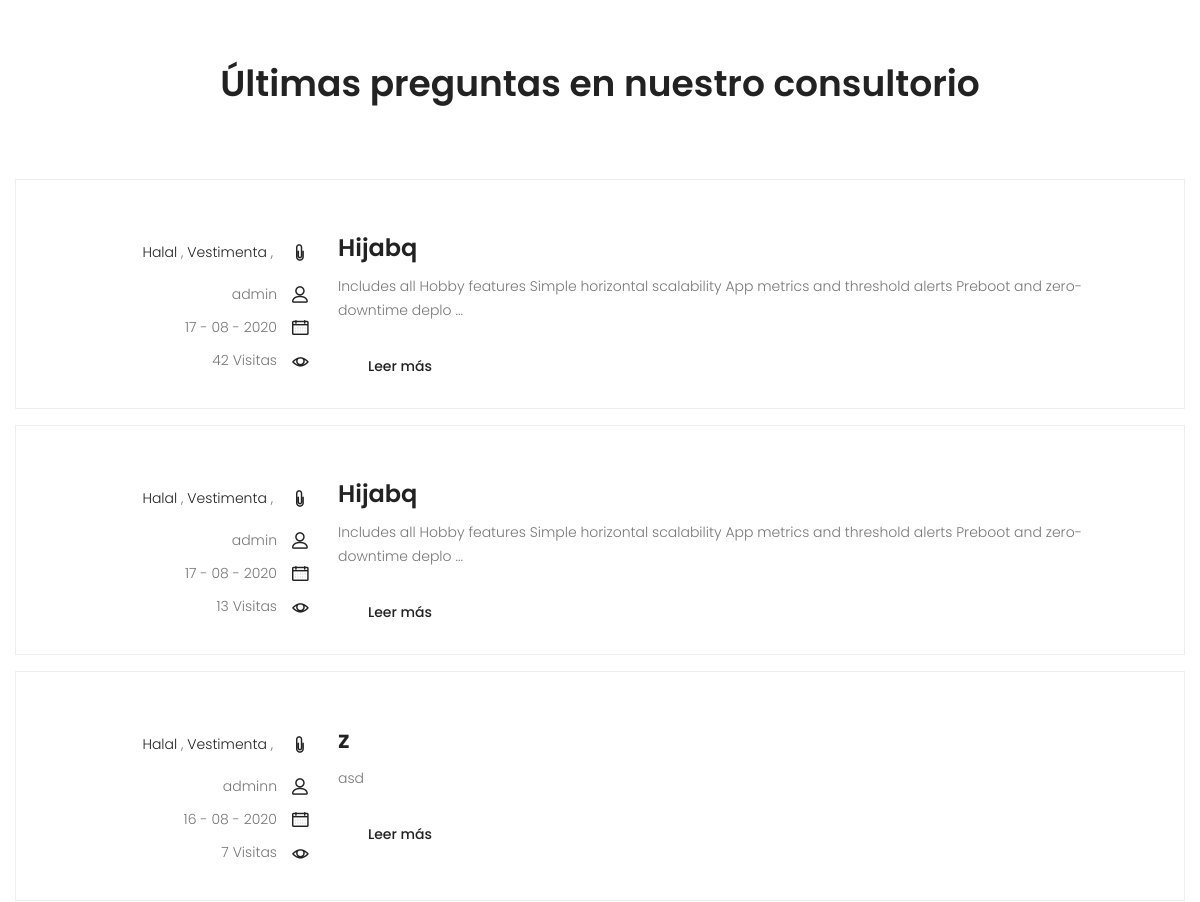
The app's page / (middle part), older data.
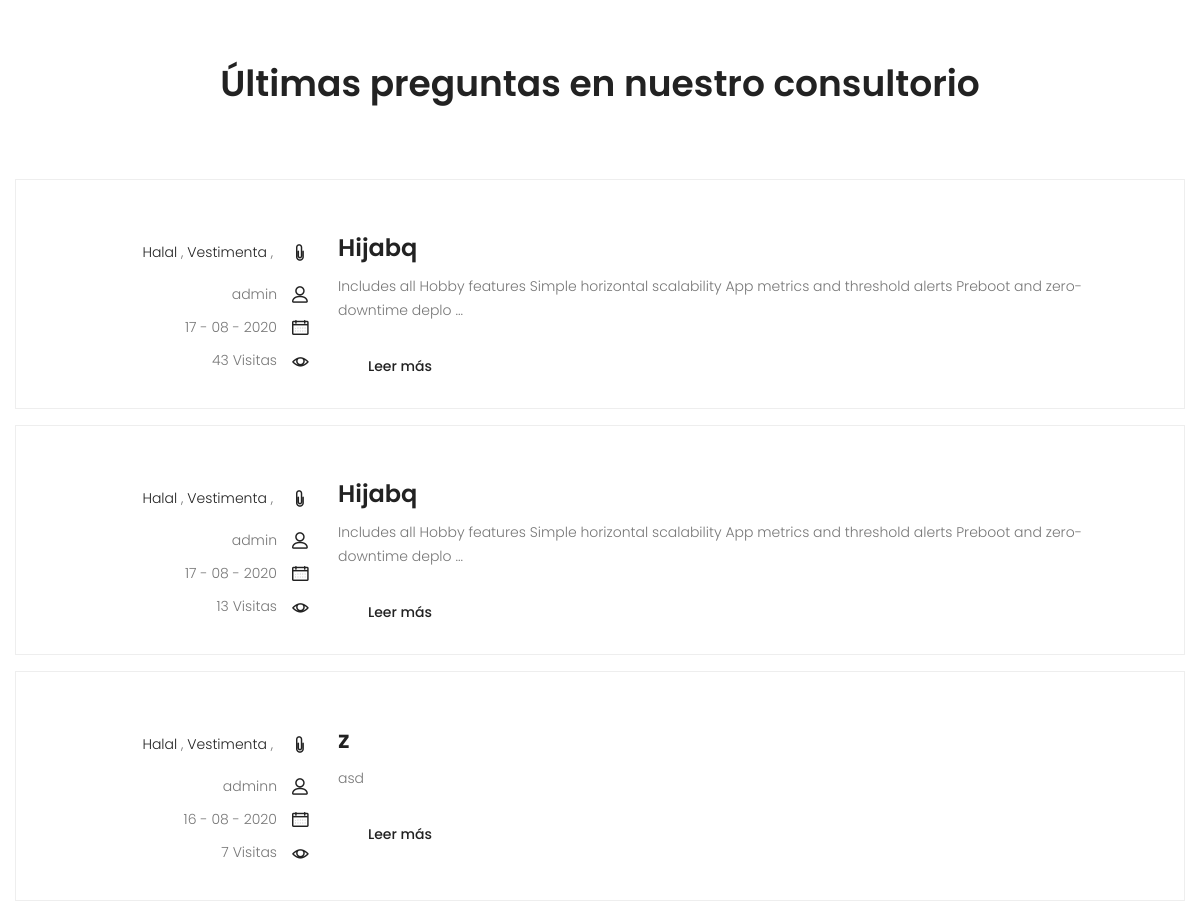
The same page, newer data.
### post/models.py (models this page shows)
class Category(models.Model):
    name =  models.CharField(max_length=255)
    def __str__(self):
            return self.name

### pregunta/models.py (models this page shows, shortened)
class Pregunta(models.Model):
    title = models.CharField(max_length=255)
    user = models.ForeignKey(User, on_delete=models.PROTECT)
    pregunta = models.TextField(max_length=500)
    created = models.DateTimeField(auto_now_add=True)
    modified = models.DateTimeField(auto_now=True)
    is_draft = models.BooleanField(default=True)
    views = models.PositiveIntegerField(default=0)
    reports = models.ManyToManyField(User, related_name='reports_related_p', symmetrical=False)
    categories = models.ManyToManyField(Category)
    class Meta:
        ordering = ('pregunta',)

### home/models.py (models this page shows)
class User(AbstractUser):
    biografia = models.CharField(blank=True, null = True,max_length=255)
    is_moder = models.BooleanField(default=False)
    is_admin = models.BooleanField(default=False)
    nombre = models.CharField(max_length=55)
    apellido = models.CharField(max_length=55)
    sigue = models.ForeignKey('self',null=True, blank=True, related_name="sigue_r" , on_delete=models.CASCADE)
    followers = models.ManyToManyField('self', related_name='followers_related', symmetrical=False)
    following = models.ManyToManyField('self', related_name='follows_related', symmetrical=False)
    logo = models.FileField(upload_to='home/photos', default="perfil.png")
    date_modified = models.DateTimeField(auto_now=True)

### home/views.py (the view)
# urls.py: path('', cargar_home , name='home'),
def cargar_home(request):
    from django.db.models import Count
    users = User.objects.annotate(Count('id'))
    comments = Comment.objects.values("id").annotate(Count('id'))
    respuestas = Respuesta.objects.values("id").annotate(Count('id'))
    a = comments.count()
    b = respuestas.count()
    comments = a + b
    c_posts = Post.objects.values("id").annotate(Count('id'))
    c_preguntas = Pregunta.objects.values("id").annotate(Count('id'))
    posts = Post.objects.all().order_by('-id')[:5:1]
    preguntas = Pregunta.objects.all().order_by('-id')[:7:1]
    return render(request,"index.html", {"users" : users, 'c_preguntas': c_preguntas , 'c_posts' : c_posts,  "comments":comments , 'respuestas' : respuestas , 'posts' : posts , 'preguntas' : preguntas} )

### templates/index.html (shortened to what this page needs)
{% load static %}
<head>
    <link rel="stylesheet" href="{% static 'css/bootstrap.css' %}">
    <link rel="stylesheet" href="{% static 'vendors/linericon/style.css' %}">
    <link rel="stylesheet" href="{% static 'css/font-awesome.min.css' %}">
    <link rel="stylesheet" href="{% static 'vendors/owl-carousel/owl.carousel.min.css' %}">
    <link rel="stylesheet" href="{% static 'vendors/lightbox/simpleLightbox.css' %}">
    <link rel="stylesheet" href="{% static 'vendors/nice-select/css/nice-select.css' %}">
    <link rel="stylesheet" href="{% static 'css/style.css' %}">
    <link rel="stylesheet" href="{% static 'css/responsive.css' %}">
</head>
<body>
    <section class="event_blog_area section_gap">
        <div class="container ">
            <div class="section_title text-center">
                <h2>Últimas preguntas en nuestro consultorio</h2>
            </div>
            <div class="row">
            {%for p in preguntas %}
                    <article class="row blog_item pb-4 blog_right_sidebar col-md-12 mb-3" >
                       <div class="col-md-3">
                           <div class="blog_info text-right">
                                <div class="post_tag  ">
                                    {%for a in p.categories.all %}<a href="/consultorio/category/{{a}}"> {{a}} </a> ,{% endfor %} <i class="lnr lnr-paperclip i_icono_gordo"></i>
                                </div>
                                <ul class="blog_meta list_style">
                                    <li class="w-100"><a href="/usuario/{{p.user}}">{{p.user}}<i class="lnr lnr-user"></i></a></li>
                                    <li class="w-100"><a href="#">{{p.created|date:"d - m - Y"}}<i class="lnr lnr-calendar-full"></i></a></li>
                                    <li class="w-100"><a href="#">{{p.views}} Visitas<i class="lnr lnr-eye"></i></a></li>
                                </ul>
                            </div>
                       </div>
                        <div class="col-md-9">
                            <div class="blog_post">
                                <div class="blog_details">
                                    <a href="/consultorio/{{p.id}}"><h2>{{p.title}}</h2></a>
                                    <p>{{p.pregunta|slice:":125"}}  {% if p.pregunta|length > 125 %} ... {% endif %}</p>
                                    <a href="/consultorio/{{p.id}}" class="view_btn button_hover">Leer más</a>
                                </div>
                            </div>
                        </div>
                    </article>
                    {% endfor %}
                </div>
        </div>
    </section>
</body>
</html>

### templates/nav.html (shortened to what this page needs)
{% load static %}

### templates/footer.html (shortened to what this page needs)
    {% load static %}

### home/static/css/style.css (style rules this page uses)
.list_style { list-style: none; margin: 0px; padding: 0px; }
body { line-height: 24px; font-size: 14px; font-family: "Poppins", sans-serif; font-weight: 300; color: #777777; }
section { background: #fff; }
h1, h2, h3, h4, h5, h6 { font-family: "Poppins", sans-serif; font-weight: 600; }
@media (min-width: 1200px) { .container { max-width: 1170px; } }
.section_gap { padding: 120px 0px; }
.section_title { margin-bottom: 75px; }
.section_title h2 { font-size: 36px; line-height: 40px; color: #222222; font-weight: 600; }
.section_gap { padding: 120px 0; }
.view_btn { background: #fff; }
.blog_item { margin-bottom: 40px; }
.blog_info { padding-top: 30px; }
.blog_info .post_tag { padding-bottom: 20px; }
.blog_info .post_tag a { font: 300 14px/21px "Poppins", sans-serif; color: #222222; }
.blog_info .blog_meta li a { font: 300 14px/20px "Poppins", sans-serif; color: #777777; vertical-align: middle; padding-bottom: 12px; display: inline-block; }
.blog_info .blog_meta li a i { color: #222222; font-size: 16px; font-weight: 600; padding-left: 15px; line-height: 20px; vertical-align: middle; }
.blog_details { padding-top: 20px; }
.blog_details h2 { font-size: 24px; line-height: 36px; color: #222222; font-weight: 600; -webkit-transition: all 0.3s linear; -o-transition: all 0.3s linear; transition: all 0.3s linear; }
.blog_details p { margin-bottom: 26px; }
.view_btn { font-size: 14px; line-height: 36px; display: inline-block; color: #222222; font-weight: 500; padding: 0px 30px; background: #fff; }
.blog_right_sidebar { border: 1px solid #eeeeee; padding: 30px; }
h2 { font-size: 30px; }
h1, h2, h3, h4, h5, h6 { line-height: 1.5em; }

### templates/index.html (style rules this page uses)
.blog_right_sidebar { margin: 0px; }
.i_icono_gordo { color: #222222; font-size: 16px; font-weight: 600; padding-left: 15px; line-height: 20px; vertical-align: middle; }

Row changes from the older to the newer data that the page shows:
changed Pregunta (number 1 of 3 on the later page): views "42" → "43"
